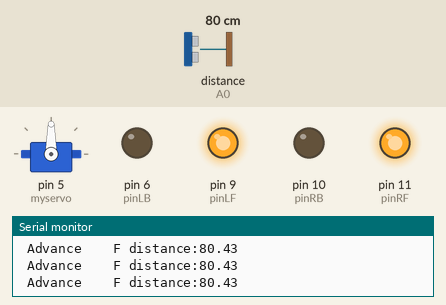
A sketch run on a simulated Arduino Uno, built with avr-gcc and run on an emulated ATmega328P. Parts: servo, output pins drawn as LEDs (lit = HIGH), the last lines printed to the serial monitor. Wiring (inferred from the names in the program): ultrasonic range finder: trigger A1; echo A0. Dashed ring = blinking. The inputs (shaded band) are chosen by the test bench; at power-on: distance to the obstacle (sensor on A0) 80 cm. The echo pulse lasts 58.3 µs per cm; pins used as bus, display or sensor lines are not drawn.

Above: at 1.2 s.
1.3 s: distance to the obstacle (sensor on A0) set to 26 cm
2.8 s: distance to the obstacle (sensor on A0) set to 23 cm
At 4.7 s:
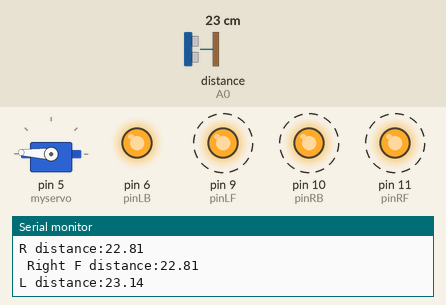
5.8 s: distance to the obstacle (sensor on A0) set to 60 cm
At 6.6 s:
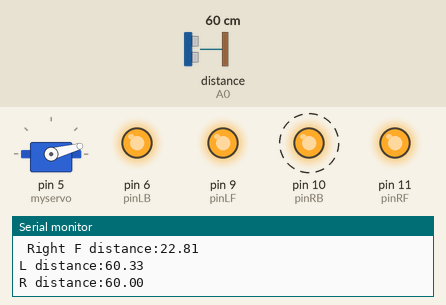
8.5 s: distance to the obstacle (sensor on A0) set to 2 cm
At 10.5 s:
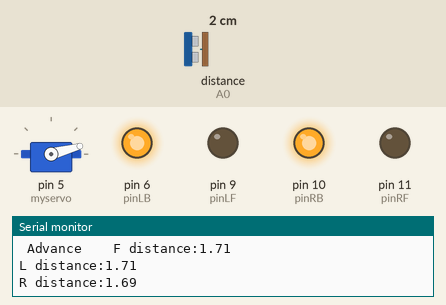
11.5 s: distance to the obstacle (sensor on A0) set to 18 cm
At 14.07 s:
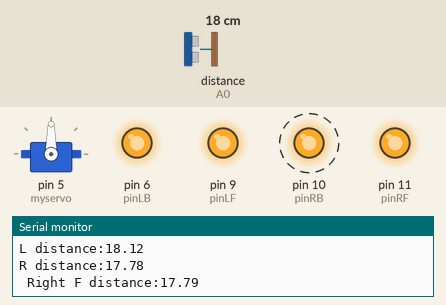
14.5 s: distance to the obstacle (sensor on A0) set to 16 cm
17.5 s: distance to the obstacle (sensor on A0) set to 13 cm
At 18.14 s:
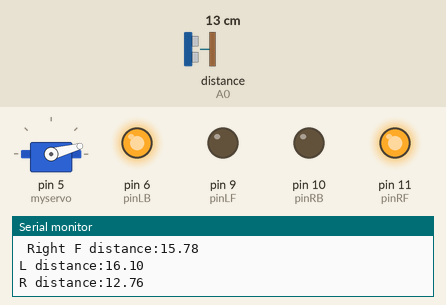
Timing chart, 0 to 21.5 s (numbered marks = the images above; inputs shaded):
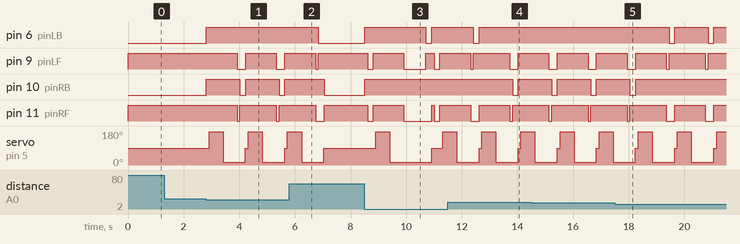

The sketch:

ultrasoniccar.ino
```cpp
//超音波智能避障（ARDUINO）
//    L = 左
//    R = 右
//    F = 前
//    B = 後

#include <Servo.h>
int pinLB=6;     // 定義6腳位 左後
int pinLF=9;     // 定義9腳位 左前

int pinRB=10;    // 定義10腳位 右後
int pinRF=11;    // 定義11腳位 右1017前

int inputPin = A0;  // 定義超音波信號接收腳位
int outputPin =A1;  // 定義超音波信號發射腳位

int Fspeedd = 0;      // 前速
int Rspeedd = 0;      // 右速
int Lspeedd = 0;      // 左速
int directionn = 0;   // 前=8 後=2 左=4 右=6
Servo myservo;        // 設 myservo
int delay_time = 250; // 伺服馬達轉向後的穩定時間

int Fgo = 8;         // 前進
int Rgo = 6;         // 右轉
int Lgo = 4;         // 左轉
int Bgo = 2;         // 倒車

void setup()
 {
  Serial.begin(9600);     // 定義馬達輸出腳位
  pinMode(pinLB,OUTPUT); // 腳位 8 (PWM)
  pinMode(pinLF,OUTPUT); // 腳位 9 (PWM)
  pinMode(pinRB,OUTPUT); // 腳位 10 (PWM)
  pinMode(pinRF,OUTPUT); // 腳位 11 (PWM)

  pinMode(inputPin, INPUT);    // 定義超音波輸入腳位
  pinMode(outputPin, OUTPUT);  // 定義超音波輸出腳位

  myservo.attach(5);    // 定義伺服馬達輸出第5腳位(PWM)
 }
void advance(int a)     // 前進
    {
     digitalWrite(pinRB,LOW);  // 使馬達（右後）動作
     digitalWrite(pinRF,HIGH);
     digitalWrite(pinLB,LOW);  // 使馬達（左後）動作
     digitalWrite(pinLF,HIGH);
     delay(a * 100);
    }

void right(int b)        //右轉(單輪)
    {
     digitalWrite(pinRB,LOW);   //使馬達（右後）動作
     digitalWrite(pinRF,HIGH);
     digitalWrite(pinLB,HIGH);
     digitalWrite(pinLF,HIGH);
     delay(b * 100);
    }
void left(int c)         //左轉(單輪)
    {
     digitalWrite(pinRB,HIGH);
     digitalWrite(pinRF,HIGH);
     digitalWrite(pinLB,LOW);   //使馬達（左後）動作
     digitalWrite(pinLF,HIGH);
     delay(c * 100);
    }
void turnR(int d)        //右轉(雙輪)
    {
     digitalWrite(pinRB,LOW);  //使馬達（右後）動作
     digitalWrite(pinRF,HIGH);
     digitalWrite(pinLB,HIGH);
     digitalWrite(pinLF,LOW);  //使馬達（左前）動作
     delay(d * 100);
    }
void turnL(int e)        //左轉(雙輪)
    {
     digitalWrite(pinRB,HIGH);
     digitalWrite(pinRF,LOW);   //使馬達（右前）動作
     digitalWrite(pinLB,LOW);   //使馬達（左後）動作
     digitalWrite(pinLF,HIGH);
     delay(e * 100);
    }
void stopp(int f)         //停止
    {
     digitalWrite(pinRB,HIGH);
     digitalWrite(pinRF,HIGH);
     digitalWrite(pinLB,HIGH);
     digitalWrite(pinLF,HIGH);
     delay(f * 100);
    }
void back(int g)          //後退
    {

     digitalWrite(pinRB,HIGH);  //使馬達（右後）動作
     digitalWrite(pinRF,LOW);
     digitalWrite(pinLB,HIGH);  //使馬達（左後）動作
     digitalWrite(pinLF,LOW);
     delay(g * 100);
    }

void detection()        //測量3個角度(0.90.179)
    {
      int delay_time = 250;   // 伺服馬達轉向後的穩定時間
      ask_pin_F();            // 讀取前方距離

     if(Fspeedd < 10)         // 假如前方距離小於10公分
      {
      stopp(1);               // 清除輸出資料
      back(2);                // 後退 0.2秒
      }

      if(Fspeedd < 25)         // 假如前方距離小於25公分
      {
        stopp(1);               // 清除輸出資料
        ask_pin_L();            // 讀取左方距離
        delay(delay_time);      // 等待伺服馬達穩定
        ask_pin_R();            // 讀取右方距離
        delay(delay_time);      // 等待伺服馬達穩定

        if(Lspeedd > Rspeedd)   //假如 左邊距離大於右邊距離
        {
         directionn = Rgo;      //向右走
        }

        if(Lspeedd <= Rspeedd)   //假如 左邊距離小於或等於右邊距離
        {
         directionn = Lgo;      //向左走
        }

        if (Lspeedd < 10 && Rspeedd < 10)   //假如 左邊距離和右邊距離皆小於10公分
        {
         directionn = Bgo;      //向後走
        }
      }
      else                      //加如前方不小於(大於)25公分
      {
        directionn = Fgo;        //向前走
      }

    }
void ask_pin_F()   // 量出前方距離
    {
      myservo.write(90);
      digitalWrite(outputPin, LOW);   // 讓超聲波發射低電壓2μs
      delayMicroseconds(2);
      digitalWrite(outputPin, HIGH);  // 讓超聲波發射高電壓10μs，這裡至少是10μs
      delayMicroseconds(10);
      digitalWrite(outputPin, LOW);    // 維持超聲波發射低電壓
      float Fdistance = pulseIn(inputPin, HIGH);  // 讀差相差時間
      Fdistance= Fdistance/5.8/10;       // 將時間轉為距離距离（單位：公分）
      Serial.print("F distance:");      //輸出距離（單位：公分）
      Serial.println(Fdistance);         //顯示距離
      Fspeedd = Fdistance;              // 將距離 讀入Fspeedd(前速)
    }
 void ask_pin_L()   // 量出左邊距離
    {
      myservo.write(177); //5 碰到板子
      delay(delay_time);
      digitalWrite(outputPin, LOW);   // 讓超聲波發射低電壓2μs
      delayMicroseconds(2);
      digitalWrite(outputPin, HIGH);  // 讓超聲波發射高電壓10μs，這裡至少是10μs
      delayMicroseconds(10);
      digitalWrite(outputPin, LOW);    // 維持超聲波發射低電壓
      float Ldistance = pulseIn(inputPin, HIGH);  // 讀差相差時間
      Ldistance= Ldistance/5.8/10;       // 將時間轉為距離距离（單位：公分）
      Serial.print("L distance:");       //輸出距離（單位：公分）
      Serial.println(Ldistance);         //顯示距離
      Lspeedd = Ldistance;              // 將距離 讀入Lspeedd(左速)
    }
void ask_pin_R()   // 量出右邊距離
    {
      myservo.write(15); //177
      delay(delay_time);
      digitalWrite(outputPin, LOW);   // 讓超聲波發射低電壓2μs
      delayMicroseconds(2);
      digitalWrite(outputPin, HIGH);  // 讓超聲波發射高電壓10μs，這裡至少是10μs
      delayMicroseconds(10);
      digitalWrite(outputPin, LOW);    // 維持超聲波發射低電壓
      float Rdistance = pulseIn(inputPin, HIGH);  // 讀差相差時間
      Rdistance= Rdistance/5.8/10;       // 將時間轉為距離距离（單位：公分）
      Serial.print("R distance:");       //輸出距離（單位：公分）
      Serial.println(Rdistance);         //顯示距離
      Rspeedd = Rdistance;              // 將距離 讀入Rspeedd(右速)
    }

void loop()
 {
    myservo.write(90);  //讓伺服馬達回歸 預備位置 準備下一次的測量
    detection();        //測量角度 並且判斷要往哪一方向移動

   if(directionn == 2)  //假如directionn(方向) = 2(倒車)
   {
     back(8);                    //  倒退(車)
     turnL(2);                   //些微向左方移動(防止卡在死巷裡)
     Serial.print(" Reverse ");   //顯示方向(倒退)
   }
   if(directionn == 6)           //假如directionn(方向) = 6(右轉)
   {
     back(1);
     turnR(2);                   // 右轉 6
     Serial.print(" Right ");    //顯示方向(左轉)
   }
   if(directionn == 4)          //假如directionn(方向) = 4(左轉)
   {
     back(1);
     turnL(2);                  // 左轉 6
     Serial.print(" Left ");     //顯示方向(右轉)
   }
   if(directionn == 8)          //假如directionn(方向) = 8(前進)
   {
    advance(1);                 // 正常前進
    Serial.print(" Advance ");   //顯示方向(前進)
    Serial.print("   ");
   }
 }
```

Measured:
- the behaviour switches between 25 and 24 cm on distance to the obstacle (sensor on A0) (found by bisection; images 0 and 1)
- the behaviour switches between 15 and 14 cm on distance to the obstacle (sensor on A0) (found by bisection; images 4 and 5)
- after the input at 2.8 s, pin 6 (pinLB): LOW → HIGH at once; pin 9 (pinLF): alternates HIGH for 1.1 s and LOW for 0.30 s, starting after 1.1 s
- after the input at 5.8 s, pin 6 (pinLB): HIGH → LOW after 1.0 s; servo on pin 5 (myservo): goes on until 7.0 s, then stays 90°
- after the input at 8.5 s, pin 6 (pinLB): LOW → HIGH at once, → LOW 2.2 s later, → HIGH 0.20 s later; pin 9 (pinLF): goes LOW 0.20 s, HIGH 1.1 s, LOW 0.80 s, HIGH 0.30 s, LOW 0.20 s, then HIGH, starting after 0.11 s
- after the input at 11.5 s, pin 10 (pinRB): HIGH → LOW after 2.3 s, → HIGH 0.20 s later
- after the input at 17.5 s, pin 6 (pinLB): alternates HIGH for 1.2 s and LOW for 0.20 s, starting after 2.0 s; pin 10 (pinRB): goes on until 18.2 s, then stays HIGH
